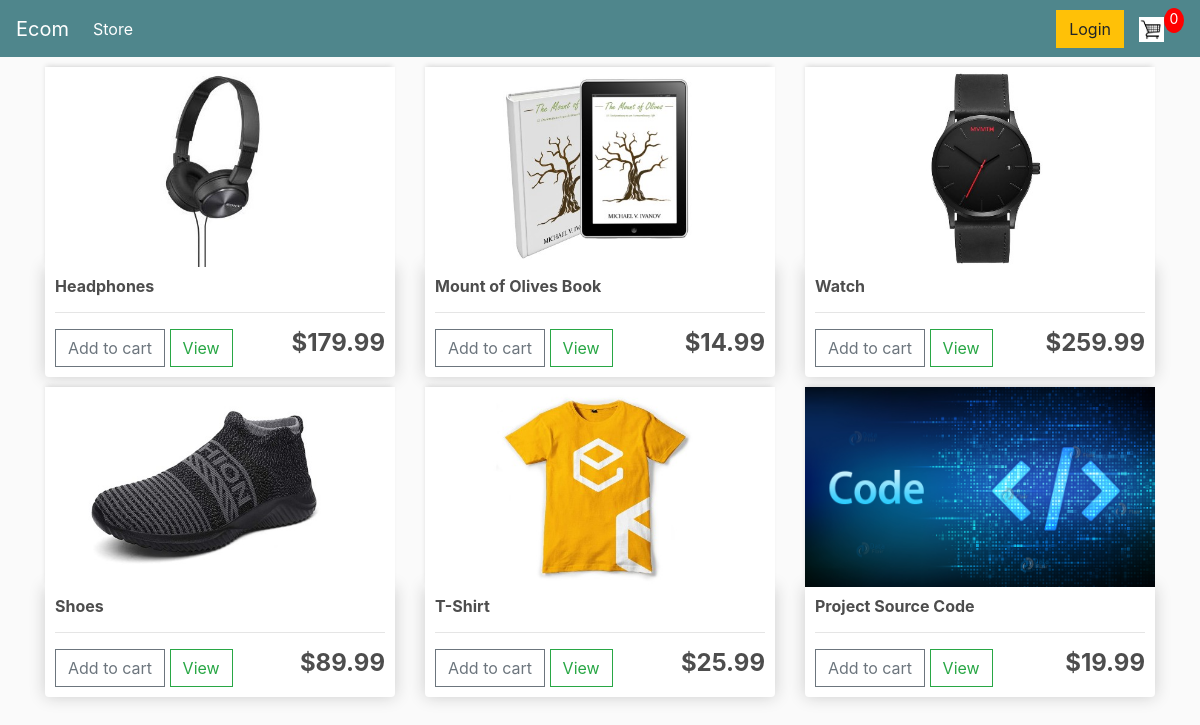
The page / on the database its author committed.
### store/models.py (models this page shows, shortened)
class Product(models.Model):
    name = models.CharField(max_length=200, null=True)
    price = models.DecimalField(max_digits=7, decimal_places=2)
    digital = models.BooleanField(default=False, null=True, blank=False)
    image = models.ImageField(null=True, blank=True)
    @property
    def imageURL(self):
        try:
            url = self.image.url
        except:
            url = ''
        return url

### store/views.py (the view)
# urls.py: path('', include('store.urls'))
def store(request):
    data = cartData(request)
    cartItems = data['cartItems']
    products = Product.objects.all()
    context = {'products': products, 'cartItems': cartItems}
    return render(request, 'store/store.html', context)

### store/utils.py (called while the page is built, shortened)
def cookieCart(request):
    try:
        cart = json.loads(request.COOKIES['cart'])
    except:
        cart = {}
    items= []
    order = {'get_cart_total':0, 'get_cart_items':0, 'shipping': False}
    cartItems = order['get_cart_items']
    return {'items': items, 'order': order, 'cartItems': cartItems}

def cartData(request):
    if request.user.is_authenticated:
        customer = request.user.customer
        order, created = Order.objects.get_or_create(customer=customer, complete=False)
        items = order.orderitem_set.all()
        cartItems = order.get_cart_items
    else:
        cookieData = cookieCart(request)
        cartItems = cookieData['cartItems']
        order = cookieData['order']
        items = cookieData['items']
    return{'items': items, 'order': order, 'cartItems': cartItems}

### store/templates/store/store.html
{% extends 'store/main.html' %}
{% load static %}
{% block content %}
    <div class="row">
        {% for product in products %}
        <div class="col-lg-4">
            <img class="thumbnail" src="{{product.imageURL}}">
            <div class="box-element product">
                <h6><strong> {{product.name}} </strong></h6>
                <hr>
                <button data-product={{product.id}} data-action="add" class="btn btn-outline-secondary add-btn update-cart">Add to cart</button>
                <a class="btn btn-outline-success" href="#"> View </a>
                <h4 style="display: inline-block;float: right"><strong> ${{product.price|floatformat:2}} </strong></h4>
            </div>
        </div>
        {% endfor %}
    </div>
{% endblock content %}

### store/templates/store/main.html (shortened to what this page needs)
{% load static %}
<!DOCTYPE html>
<html>
<head>
    <link rel="stylesheet" href="https://cdn.jsdelivr.net/npm/bootstrap@4.5.3/dist/css/bootstrap.min.css">
    <link rel="stylesheet" type="text/css" href="{% static 'css/main.css'%}">
</head>
<body>
    <nav class="navbar navbar-expand-lg navbar-dark bg-dark">
	  <a class="navbar-brand" href="{% url 'store' %}">Ecom</a>
	  <div class="collapse navbar-collapse" id="navbarSupportedContent">
	    <ul class="navbar-nav mr-auto">
	      <li class="nav-item active">
	        <a class="nav-link" href="{% url 'store' %}">Store <span class="sr-only">(current)</span></a>
	      </li>
	    </ul>
        <div class="form-inline my-2 my-lg-0">
	     	<a href="#"class="btn btn-warning">Login</a>
	     	<a href="{% url 'cart' %}">
	    		<img  id="cart-icon" src="{% static 'images/cart.jpg' %}">
	    	</a>
	    	<p id="cart-total">{{cartItems}}</p>
	    </div>
	  </div>
	</nav>
    <div class="container">
        {% block content %}
        {% endblock content%}
    </div>
</body>
</html>

### static/css/main.css (style rules this page uses)
body { background-color: hsl(0, 0%, 98%); }
h1,h2,h3,h4,h5,h6 { color:hsl(0, 0%, 30%); }
.box-element { box-shadow:hsl(0, 0%, 80%) 0 0 16px; background-color: #fff; border-radius: 4px; padding: 10px; }
.thumbnail { width: 100%; height: 200px; -webkit-box-shadow: -1px -3px 5px -2px rgba(214,214,214,1); -moz-box-shadow: -1px -3px 5px -2px rgba(214,214,214,1); box-shadow: -1px -3px 5px -2px rgba(214,214,214,1); }
.product { border-radius: 0 0 4px 4px; }
.bg-dark { background-color: #4f868c!important; }
#cart-icon { width:25px; display: inline-block; margin-left: 15px; }
#cart-total { display: block; text-align: center; color:#fff; background-color: red; width: 20px; height: 25px; border-radius: 50%; font-size: 14px; }
.col-lg-4, .col-lg-6, .col-lg-8, .col-lg-12 { margin-top: 10px; }
.btn { border-radius: 0; }

### rows shown on the page
Product: imageURL (picture), name "Headphones", price "179.99"
Product: imageURL (picture), name "Mount of Olives Book", price "14.99"
Product: imageURL (picture), name "Watch", price "259.99"
Product: imageURL (picture), name "Shoes", price "89.99"
Product: imageURL (picture), name "T-Shirt", price "25.99"
Product: imageURL (picture), name "Project Source Code", price "19.99"

### other values the page prints
{{ cartItems }} "0"
